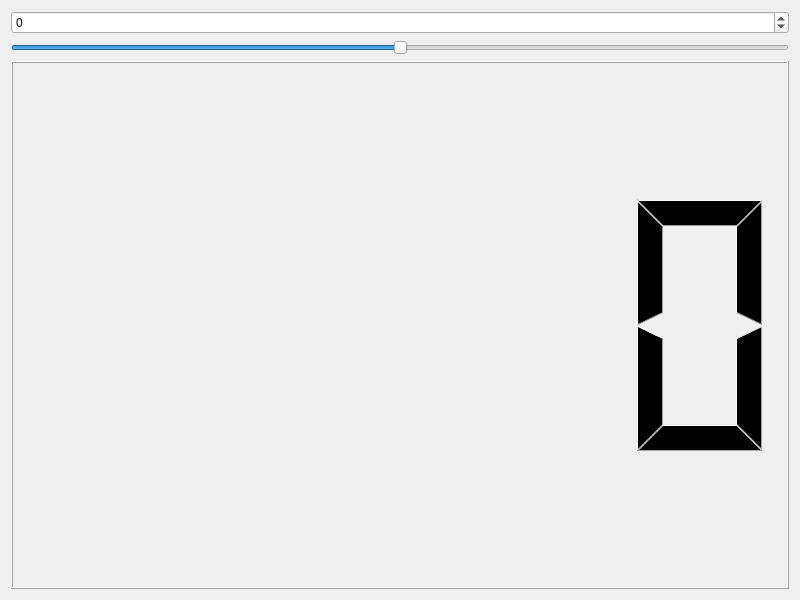
<?xml version="1.0" encoding="UTF-8"?>
<ui version="4.0">
 <class>Widget</class>
 <widget class="QWidget" name="Widget">
  <property name="geometry">
   <rect>
    <x>0</x>
    <y>0</y>
    <width>800</width>
    <height>600</height>
   </rect>
  </property>
  <property name="windowTitle">
   <string>Widget</string>
  </property>
  <layout class="QVBoxLayout" name="verticalLayout_2">
   <item>
    <widget class="QSpinBox" name="spinBox">
     <property name="minimum">
      <number>-100</number>
     </property>
     <property name="maximum">
      <number>100</number>
     </property>
    </widget>
   </item>
   <item>
    <widget class="QSlider" name="horizontalSlider">
     <property name="minimum">
      <number>-100</number>
     </property>
     <property name="maximum">
      <number>100</number>
     </property>
     <property name="orientation">
      <enum>Qt::Orientation::Horizontal</enum>
     </property>
    </widget>
   </item>
   <item>
    <widget class="QLCDNumber" name="lcdNumber"/>
   </item>
  </layout>
 </widget>
 <resources/>
 <connections>
  <connection>
   <sender>spinBox</sender>
   <signal>valueChanged(int)</signal>
   <receiver>horizontalSlider</receiver>
   <slot>setValue(int)</slot>
   <hints>
    <hint type="sourcelabel">
     <x>201</x>
     <y>244</y>
    </hint>
    <hint type="destinationlabel">
     <x>241</x>
     <y>249</y>
    </hint>
   </hints>
  </connection>
  <connection>
   <sender>horizontalSlider</sender>
   <signal>valueChanged(int)</signal>
   <receiver>spinBox</receiver>
   <slot>setValue(int)</slot>
   <hints>
    <hint type="sourcelabel">
     <x>293</x>
     <y>245</y>
    </hint>
    <hint type="destinationlabel">
     <x>220</x>
     <y>249</y>
    </hint>
   </hints>
  </connection>
  <connection>
   <sender>spinBox</sender>
   <signal>valueChanged(int)</signal>
   <receiver>lcdNumber</receiver>
   <slot>display(int)</slot>
   <hints>
    <hint type="sourcelabel">
     <x>203</x>
     <y>238</y>
    </hint>
    <hint type="destinationlabel">
     <x>205</x>
     <y>317</y>
    </hint>
   </hints>
  </connection>
 </connections>
</ui>
